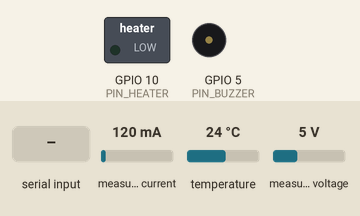
A sketch run on a simulated ESP32-S3. On the bench: switched loads named in the sketch (green lamp = pin HIGH), buzzer (waves = sounding, pin HIGH). Wiring (inferred from the names in the program): INA219 current sensor at I2C address 0x40. Inputs (shaded band) come from the test bench; at power-on: temperature 24 °C, measured current 120 mA, measured voltage 5 V. What the sketch prints to the serial monitor is not drawn.

Above: at 7.0 s.
7.1 s: "a\n" received over Serial
At 8.7 s:
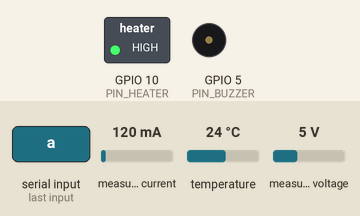
9.4 s: temperature set to 39.4 °C
10.9 s: temperature set to 40.7 °C
At 12.2 s:
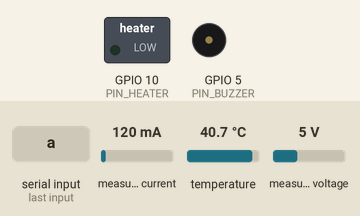
12.6 s: "0\n" received over Serial
14.2 s: "b\n" received over Serial
At 16.8 s:
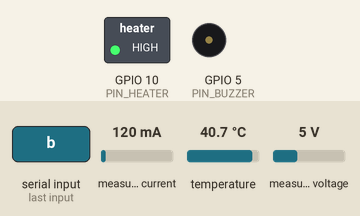
Timing chart, 0 to 18.2 s (numbered marks = the images above; inputs shaded):
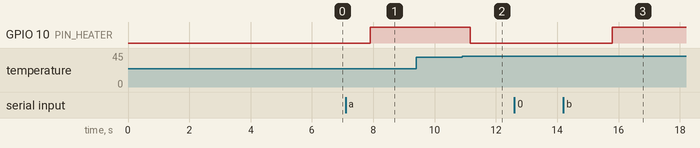

Measured:
- the behaviour switches between 39.9 and 40 °C on temperature (found by bisection; images 1 and 2)
- after the input at 7.1 s, GPIO 10 (PIN_HEATER): LOW → HIGH after 0.80 s
- after the input at 9.4 s, every drawn part: stays the same
- after the input at 10.9 s, GPIO 10 (PIN_HEATER): HIGH → LOW after 0.26 s
- after the input at 12.6 s, every drawn part: stays the same
- after the input at 14.2 s, GPIO 10 (PIN_HEATER): LOW → HIGH after 1.6 s

The sketch:

heater_thermal.ino
```cpp
/* =============================================================================
 *  Đặc tính nhiệt của điện trở sưởi + điều nhiệt vòng kín.
 *
 *  MỤC ĐÍCH: trả lời ba câu mà kịch bản demo và ngưỡng an toàn phụ thuộc vào,
 *  và cả ba đều PHẢI đo chứ không suy ra được:
 *    1. Bơm 7,1 W thì nhiệt lên nhanh cỡ nào? -> demo 90 giây có khả thi không
 *    2. Cắt rồi nhiệt còn VỌT thêm bao nhiêu? -> ngưỡng 60 °C có đủ an toàn
 *       khi dán lên pin thật không, hay phải hạ xuống
 *    3. Tắt thì nguội bao lâu?                -> giữa hai lần demo phải chờ bao lâu
 *
 *  Câu 2 là câu quan trọng nhất. Cắt ở 60 °C mà nhiệt còn vọt thêm 15 °C thì
 *  ngưỡng 60 KHÔNG đủ an toàn — và chỉ đo mới biết.
 *
 *  ⚠️ VÌ SAO PHÉP ĐO ĐỘ VỌT LẠI CẮT Ở 50 °C CHỨ KHÔNG PHẢI 60:
 *  DS18B20 chỉ chịu tới 125 °C, còn bề mặt điện trở sứ 10 W chạy 7,1 W có thể
 *  lên 150–200 °C. Đo độ vọt ở ngưỡng THẤP rồi suy ra, an toàn hơn nhiều so
 *  với đo ở đúng 60 rồi cầu mong nó không vọt quá xa. Ngưỡng cứng 60 °C vẫn
 *  chạy song song và vẫn chốt, y như trong firmware thật.
 *
 *  ⚠️ CẢM BIẾN TRÊN ĐIỆN TRỞ PHẢI LÀ P07 HOẶC P08 — hai con nằm NGOÀI cấu hình
 *  6S. Lấy một trong sáu sợi của pack đi quấn vào điện trở là Lớp 1 mất một
 *  cell và dữ liệu thành rác.
 *
 *  KHÔNG PWM NHANH: INA226 trung bình hoá 16 mẫu × 1,1 ms ≈ 35 ms, băm 1 kHz
 *  thì mỗi lượt đo trải trên ~35 chu kỳ băm, ra một con số không ứng với trạng
 *  thái nào. Đóng cắt tối thiểu 5 giây, xem DWELL_MS.
 *
 *  DÙNG: Serial 115200.
 *    a = đo đặc tính nhiệt (sưởi tới 50 °C, cắt, theo dõi vọt lố + nguội)
 *    b = điều nhiệt vòng kín giữ ở đích, 5 phút
 *    0 = tắt khẩn
 * ========================================================================== */
#include <Wire.h>
#include <OneWire.h>
#include <DallasTemperature.h>

#define PIN_ONEWIRE   4
#define PIN_SDA       8
#define PIN_SCL       9
#define PIN_HEATER   10
#define PIN_BUZZER    5

/* Cảm biến quấn trên điện trở: P07. Đổi sang P08 nếu quấn con kia.
   TUYỆT ĐỐI không đặt thành một trong sáu ROM của pack. */
static const uint8_t ROM_HEATER[8] = { 0x28, 0x4D, 0x49, 0x04, 0x00, 0x00, 0x00, 0x35 };

#define T_HARD_CUT    60.0f   // ngưỡng cứng, giống AL_T_CRIT — chốt, không nhả
/* 40 °C, không phải 50. Đo thật (21/09): bơm 7,3 W trong 113 s chỉ đưa đầu dò
   quấn ngoài lên 46,94 °C — chưa tới 50 nên không lần nào cắt, trong khi THÂN
   điện trở đã nóng tới mức không sờ được. 40 °C tới trong ~75 s, đủ để đo độ
   vọt lố mà không phải nướng cái điện trở thêm hai phút. */
#define T_TRIP_TEST   40.0f

/* ⚠️ HẠN MỨC ĐỘC LẬP VỚI CẢM BIẾN — bài học đắt nhất của buổi 21/09.
 * Lần chạy đầu, hệ an toàn chỉ nhìn NHIỆT ĐỘ, mà nhiệt độ lại đo ở đầu dò quấn
 * ngoài chứ không phải chỗ nóng nhất. Đầu dò báo 47 °C trong khi thân điện trở
 * đã bỏng tay. Ngưỡng nhiệt không bao giờ chạm, sưởi cứ chạy, và thứ dừng thí
 * nghiệm lại là BÀN TAY NGƯỜI chứ không phải chương trình.
 *
 * Một hệ an toàn chỉ nhìn một đại lượng thì mù đúng theo cách đại lượng đó mù.
 * Hai hạn mức dưới đây KHÔNG đọc cảm biến nhiệt: chúng đếm thời gian và đếm
 * năng lượng đã bơm vào. Cảm biến tuột, dán sai chỗ, hay tiếp xúc kém thì
 * chúng vẫn cắt. 1200 J ở 7,3 W ≈ 165 giây. */
#define MAX_HEAT_MS   165000
#define MAX_HEAT_J    1200.0f
#define T_TARGET      45.0f   // đích của điều nhiệt vòng kín
#define T_HYST         2.0f   // trễ: tắt ở đích, bật lại khi tụt quá bấy nhiêu
#define DWELL_MS       5000   // tối thiểu giữ mỗi trạng thái, để INA226 đo được
#define STALE_MS       5000   // quá bấy nhiêu không đọc được -> coi như quá nhiệt

#define INA_ADDR 0x40
static const float INA_R_SHUNT = 0.1f, INA_SHUNT_LSB = 2.5e-6f, INA_BUS_LSB = 1.25e-3f;

OneWire oneWire(PIN_ONEWIRE);
DallasTemperature ds(&oneWire);

static bool     latched = false;
static bool     heater_on = false;
static uint32_t t_heat_on = 0;      // lúc bật sưởi lần gần nhất
static double   j_heat_start = 0;   // Joule tại lúc bật
static uint32_t t_last_ok = 0;
static double   energy_j = 0;
static bool     ina_ok = false;

// ------------------------------------------------------------------ phần cứng
static void heaterSet(bool on) {
  if (latched) on = false;          // chốt cứng tại đây, không ở chỗ gọi
  if (on && !heater_on) { t_heat_on = millis(); j_heat_start = energy_j; }
  heater_on = on;
  digitalWrite(PIN_HEATER, on ? HIGH : LOW);
}

static bool inaRead16(uint8_t reg, uint16_t& out) {
  Wire.beginTransmission(INA_ADDR); Wire.write(reg);
  if (Wire.endTransmission(false) != 0) return false;
  if (Wire.requestFrom((uint8_t)INA_ADDR, (uint8_t)2) != 2) return false;
  out = ((uint16_t)Wire.read() << 8) | Wire.read();
  return true;
}
static bool inaWrite16(uint8_t reg, uint16_t v) {
  Wire.beginTransmission(INA_ADDR); Wire.write(reg);
  Wire.write(v >> 8); Wire.write(v & 0xFF);
  return Wire.endTransmission() == 0;
}
static void inaPower(float& i_ma, float& p_w) {
  uint16_t rs, rb;
  if (!ina_ok || !inaRead16(0x01, rs) || !inaRead16(0x02, rb)) { i_ma = p_w = NAN; return; }
  const float vsh = (int16_t)rs * INA_SHUNT_LSB;
  i_ma = vsh / INA_R_SHUNT * 1000.0f;
  p_w  = (rb * INA_BUS_LSB) * (vsh / INA_R_SHUNT);
}

// ------------------------------------------------------------------ nhiệt độ
static float t_heater = NAN, t_ref = NAN;

/* Đọc một lượt: nhiệt trên điện trở + nhiệt "nền" (trung vị các con còn lại).
   Lấy TRUNG VỊ các con khác làm nền thay vì một con cố định: đỡ phụ thuộc vào
   việc con nào đang nằm ở đâu, và một con hỏng không kéo lệch cả phép đo. */
static void readTemps() {
  ds.requestTemperatures();
  t_heater = ds.getTempC((uint8_t*)ROM_HEATER);
  if (!(t_heater > -40 && t_heater < 125 && t_heater != 85.0f)) t_heater = NAN;
  else t_last_ok = millis();

  float v[12]; int m = 0;
  for (int i = 0; i < ds.getDeviceCount() && m < 12; i++) {
    DeviceAddress a;
    if (!ds.getAddress(a, i)) continue;
    if (memcmp(a, ROM_HEATER, 8) == 0) continue;
    float t = ds.getTempC(a);
    if (t > -40 && t < 125 && t != 85.0f) v[m++] = t;
  }
  if (m == 0) { t_ref = NAN; return; }
  for (int i = 1; i < m; i++) { float x = v[i]; int j = i-1; while (j>=0 && v[j]>x) { v[j+1]=v[j]; j--; } v[j+1]=x; }
  t_ref = (m % 2) ? v[m/2] : 0.5f*(v[m/2-1]+v[m/2]);
}

/* Ngưỡng cứng, chạy song song và ĐỘC LẬP với mọi vòng điều khiển ở dưới.
   Mất cảm biến cũng cắt: không đọc được nghĩa là không biết, mà không biết thì
   phải giả định điều xấu nhất — nếu không, cách dễ nhất để qua mặt hệ an toàn
   này là làm hỏng một cảm biến. */
static bool hardCut() {
  const bool stale = (millis() - t_last_ok) > STALE_MS;
  const bool hot   = !isnan(t_heater) && t_heater >= T_HARD_CUT;
  /* Hai hạn mức KHÔNG đọc nhiệt độ — xem chú thích ở MAX_HEAT_MS. */
  const bool too_long = heater_on && (millis() - t_heat_on) > MAX_HEAT_MS;
  const bool too_much = heater_on && (energy_j - j_heat_start) > MAX_HEAT_J;
  if (too_long || too_much) {
    digitalWrite(PIN_HEATER, LOW); heater_on = false; latched = true;
    digitalWrite(PIN_BUZZER, HIGH);
    Serial.printf("\n*** CAT THEO HAN MUC *** %s — da bom %.0f J trong %.0f s,"
                  " cam bien moi bao %.2f °C\n",
                  too_long ? "qua thoi gian" : "qua nang luong",
                  energy_j - j_heat_start, (millis()-t_heat_on)/1000.0, t_heater);
    Serial.println("    Han muc nay KHONG doc cam bien nhiet. No cat ke ca khi dau do");
    Serial.println("    tuot, dan sai cho, hoac tiep xuc kem. Nhan RESET de nha.");
    return true;
  }
  if ((hot || stale || isnan(t_heater)) && !latched) {
    digitalWrite(PIN_HEATER, LOW);    // cắt TRƯỚC, in log SAU
    heater_on = false; latched = true;
    digitalWrite(PIN_BUZZER, HIGH);
    Serial.printf("\n*** CAT CUNG *** %s (T=%.2f, nguong %.1f)\n",
                  hot ? "vuot nguong" : "mat cam bien", t_heater, T_HARD_CUT);
    Serial.println("    Da chot. Nhan RESET de nha.");
  }
  return latched;
}

static void logLine(uint32_t t0, const char* st) {
  float i_ma, p_w; inaPower(i_ma, p_w);
  Serial.printf("%6lu\t%s\t%7.3f\t%7.3f\t%7.2f\t%8.1f\t%6.3f\t%8.2f",
                (unsigned long)((millis()-t0)/100)*100/1000, st,
                t_heater, t_ref, isnan(t_heater)||isnan(t_ref) ? NAN : t_heater-t_ref,
                i_ma, p_w, energy_j);
  /* In chênh lệch của TỪNG đầu dò so với nền. Cần cái này để biết đầu dò nào
     thật sự đang được hơ — nhìn một con số trung bình thì không phân biệt được
     "đã quấn đúng chỗ" với "quấn vào con điện trở không có điện". */
  for (int i = 0; i < ds.getDeviceCount(); i++) {
    DeviceAddress a;
    if (!ds.getAddress(a, i)) continue;
    float t = ds.getTempC(a);
    if (!(t > -40 && t < 125 && t != 85.0f)) { Serial.printf("\t%02X:xx", a[1]); continue; }
    Serial.printf("\t%02X:%+.2f", a[1], isnan(t_ref) ? NAN : t - t_ref);
  }
  Serial.println();
}

/* Vòng lấy mẫu chung: đọc nhiệt, cộng dồn năng lượng, kiểm an toàn.
   Trả về false nếu phải dừng. Tích phân theo HÌNH THANG với nhịp riêng, không
   bám vào nhịp 1-Wire (chặn ~850 ms) — cùng bài học với T8 của bring-up. */
static float p_prev = 0; static uint32_t t_prev = 0;
static bool tick() {
  float i_ma, p_w; inaPower(i_ma, p_w);
  const uint32_t now = millis();
  if (!isnan(p_w)) { energy_j += 0.5*(p_prev+p_w)*(now-t_prev)/1000.0; p_prev = p_w; }
  t_prev = now;
  if (Serial.available() && Serial.read() == '0') { heaterSet(false); Serial.println("DUNG KHAN"); return false; }
  return true;
}

static void header() {
  Serial.println("\n  t_s\tstate\tT_suoi\tT_nen\tchenh\tI_mA\tP_W\tJ");
}

// ===========================================================================
//  a — Đặc tính nhiệt: sưởi tới T_TRIP_TEST, cắt, theo dõi vọt lố rồi nguội
// ===========================================================================
static void modeA() {
  Serial.println("\n===== a) DAC TINH NHIET =====");
  readTemps();
  if (isnan(t_heater)) { Serial.println("✗ khong doc duoc cam bien tren dien tro"); return; }
  if (latched) { Serial.println("✗ dang chot, nhan RESET"); return; }
  Serial.printf("Suoi lien tuc toi %.1f °C roi cat. Bat dau tu %.2f °C.\n", T_TRIP_TEST, t_heater);
  header();

  const uint32_t t0 = millis();
  t_prev = t0; p_prev = 0;
  float t_start = t_heater;
  uint32_t t_trip = 0; float t_at_trip = NAN, t_peak = -999;

  heaterSet(true);
  // --- pha 1: đi lên ---
  while (millis() - t0 < 600000) {
    readTemps();
    if (hardCut() || !tick()) return;
    logLine(t0, heater_on ? "ON " : "off");
    if (!isnan(t_heater) && t_heater >= T_TRIP_TEST) {
      heaterSet(false);
      t_trip = millis(); t_at_trip = t_heater;
      Serial.printf(">>> CAT o %.2f °C sau %.1f s\n", t_at_trip, (t_trip-t0)/1000.0);
      break;
    }
  }
  if (t_trip == 0) { heaterSet(false); Serial.println("✗ 10 phut chua toi nguong — kiem tra suoi"); return; }

  // --- pha 2: vọt lố + nguội ---
  Serial.println("--- da cat, theo doi vot lo va nguoi 180 s ---");
  const uint32_t t1 = millis();
  float t_63 = NAN; uint32_t t_tau = 0;
  while (millis() - t1 < 180000) {
    readTemps();
    if (hardCut() || !tick()) return;
    logLine(t0, "off");
    if (!isnan(t_heater)) {
      if (t_heater > t_peak) t_peak = t_heater;
      // hằng số thời gian: thời điểm nguội được 63 % quãng từ đỉnh về nền
      if (isnan(t_63) && !isnan(t_ref) && t_peak > t_ref + 1.0f) {
        const float target = t_peak - 0.632f*(t_peak - t_ref);
        if (t_heater <= target) { t_63 = t_heater; t_tau = millis() - t1; }
      }
    }
  }

  Serial.println("\n--- KET LUAN ---");
  Serial.printf("  Toc do len   : %.2f -> %.2f °C trong %.1f s  = %.3f °C/s\n",
                t_start, t_at_trip, (t_trip-t0)/1000.0,
                (t_at_trip-t_start)/((t_trip-t0)/1000.0));
  Serial.printf("  VOT LO       : dinh %.2f °C, vuot nguong cat %.2f °C\n",
                t_peak, t_peak - t_at_trip);
  if (t_tau) Serial.printf("  Hang so nguoi: ~%.0f s (ve 63%% quang tu dinh xuong nen)\n", t_tau/1000.0);
  else       Serial.println("  Hang so nguoi: chua nguoi du trong 180 s");
  Serial.printf("  Nang luong   : %.1f J\n", energy_j);
  Serial.println("\n  Doc: neu VOT LO > 5 °C thi nguong cung 60 °C KHONG du an toan khi");
  Serial.println("  dan len pin that — phai ha nguong xuong, vi nhiet con di tiep sau khi cat.");
}

// ===========================================================================
//  b — Điều nhiệt vòng kín: giữ quanh T_TARGET
// ===========================================================================
static void modeB() {
  Serial.println("\n===== b) DIEU NHIET VONG KIN =====");
  readTemps();
  if (isnan(t_heater)) { Serial.println("✗ khong doc duoc cam bien tren dien tro"); return; }
  if (latched) { Serial.println("✗ dang chot, nhan RESET"); return; }
  Serial.printf("Dich %.1f °C, tre %.1f °C, giu toi thieu %d s moi trang thai. Chay 5 phut.\n",
                T_TARGET, T_HYST, DWELL_MS/1000);
  header();

  const uint32_t t0 = millis();
  t_prev = t0; p_prev = 0;
  uint32_t t_switch = 0;
  int n_sw = 0; float t_min = 999, t_max = -999; bool settled = false;

  while (millis() - t0 < 300000) {
    readTemps();
    if (hardCut() || !tick()) return;

    /* Bật/tắt có TRỄ và có thời gian giữ tối thiểu.
       Trễ để không nhấp nháy quanh đúng đích — cùng bài học với
       AL_T_CRIT_CLEAR trong alarm.h. Thời gian giữ để INA226 còn kịp đo. */
    if (!isnan(t_heater) && millis() - t_switch > DWELL_MS) {
      if (heater_on && t_heater >= T_TARGET)            { heaterSet(false); t_switch = millis(); n_sw++; }
      else if (!heater_on && t_heater < T_TARGET-T_HYST) { heaterSet(true);  t_switch = millis(); n_sw++; }
    }
    if (!settled && !isnan(t_heater) && t_heater >= T_TARGET) settled = true;
    if (settled && !isnan(t_heater)) { t_min = min(t_min, t_heater); t_max = max(t_max, t_heater); }
    logLine(t0, heater_on ? "ON " : "off");
  }
  heaterSet(false);
  Serial.println("\n--- KET LUAN ---");
  if (settled) Serial.printf("  Dao dong quanh dich: %.2f .. %.2f °C (bien do %.2f), %d lan dong cat\n",
                             t_min, t_max, t_max-t_min, n_sw);
  else         Serial.println("  Chua bao gio toi dich — suoi yeu hoac dich dat qua cao");
  Serial.printf("  Nang luong: %.1f J\n", energy_j);
}

// ===========================================================================
void setup() {
  pinMode(PIN_HEATER, OUTPUT); digitalWrite(PIN_HEATER, LOW);
  pinMode(PIN_BUZZER, OUTPUT); digitalWrite(PIN_BUZZER, LOW);

  Serial.begin(115200);
  uint32_t w = millis(); while (!Serial && millis()-w < 3000) {}

  Wire.begin(PIN_SDA, PIN_SCL, 400000);
  inaWrite16(0x00, 0x4527);
  inaWrite16(0x05, (uint16_t)(0.00512f/((1.0f/32768.0f)*INA_R_SHUNT)+0.5f));
  uint16_t mfr=0, die=0;
  ina_ok = inaRead16(0xFE,mfr) && inaRead16(0xFF,die) && mfr==0x5449 && die==0x2260;

  ds.begin();
  ds.setResolution(12);
  ds.setWaitForConversion(true);
  ds.setCheckForConversion(false);   // ép chờ đủ 750 ms, xem QĐ-037
  t_last_ok = millis();

  Serial.println("\n\n=== Dac tinh nhiet dien tro suoi — Doi Hu Tieu ===");
  Serial.printf("INA226: %s · %d cam bien tren bus\n", ina_ok?"OK":"KHONG THAY", ds.getDeviceCount());
  Serial.print("Cam bien tren dien tro: ");
  for (int i=0;i<8;i++) Serial.printf("%02X%s", ROM_HEATER[i], i<7?" ":"\n");
  readTemps();
  if (isnan(t_heater)) Serial.println("⚠️ KHONG doc duoc con do — kiem tra lai ROM va day");
  else Serial.printf("Dang o %.2f °C, nen %.2f °C\n", t_heater, t_ref);
  Serial.printf("Nguong cung %.1f °C luon bat, khong the tat.\n", T_HARD_CUT);
  Serial.println("5 giay de rut dien neu co gi bat thuong...");
  delay(5000);
  Serial.println("\nMENU: a = dac tinh nhiet · b = dieu nhiet vong kin · 0 = tat");
}

void loop() {
  if (!Serial.available()) { delay(20); return; }
  switch (Serial.read()) {
    case 'a': case 'A': modeA(); break;
    case 'b': case 'B': modeB(); break;
    case '0': heaterSet(false); digitalWrite(PIN_BUZZER, LOW); Serial.println("da tat."); break;
    default: return;
  }
  Serial.println("\n> san sang (a / b / 0)");
}
```
